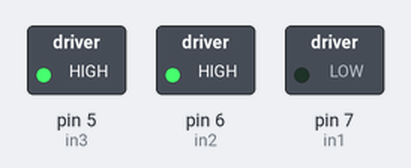
A sketch run on a simulated Arduino Uno, built with avr-gcc and run on an emulated ATmega328P. Shown: switched loads named in the sketch (green lamp = pin HIGH).

Above: at 0.1 s.
Timing chart, 0 to 1.6 s (numbered marks = the images above):
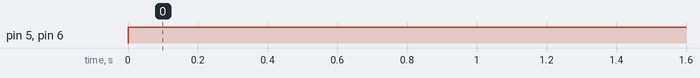

Measured:
- by itself, pin 5 (in3), pin 6 (in2): LOW → HIGH at 0.00 s

The sketch:

sketch_mar29a.ino
```cpp
const int in1 = 7;     // Motor sürücümüze bağladığımız pinleri tanımlıyoruz
const int in2 = 6;
const int in3 = 5;

void setup()

{
pinMode(in1, OUTPUT);  //Tüm pinlerden güç çıkışı olacağı için OUTPUT olarak ayarladık.
pinMode(in2, OUTPUT);
pinMode(in3, OUTPUT);

}

void loop()

{

digitalWrite(in3, HIGH);
digitalWrite(in2, HIGH);
digitalWrite(in1,  LOW);

}
```
